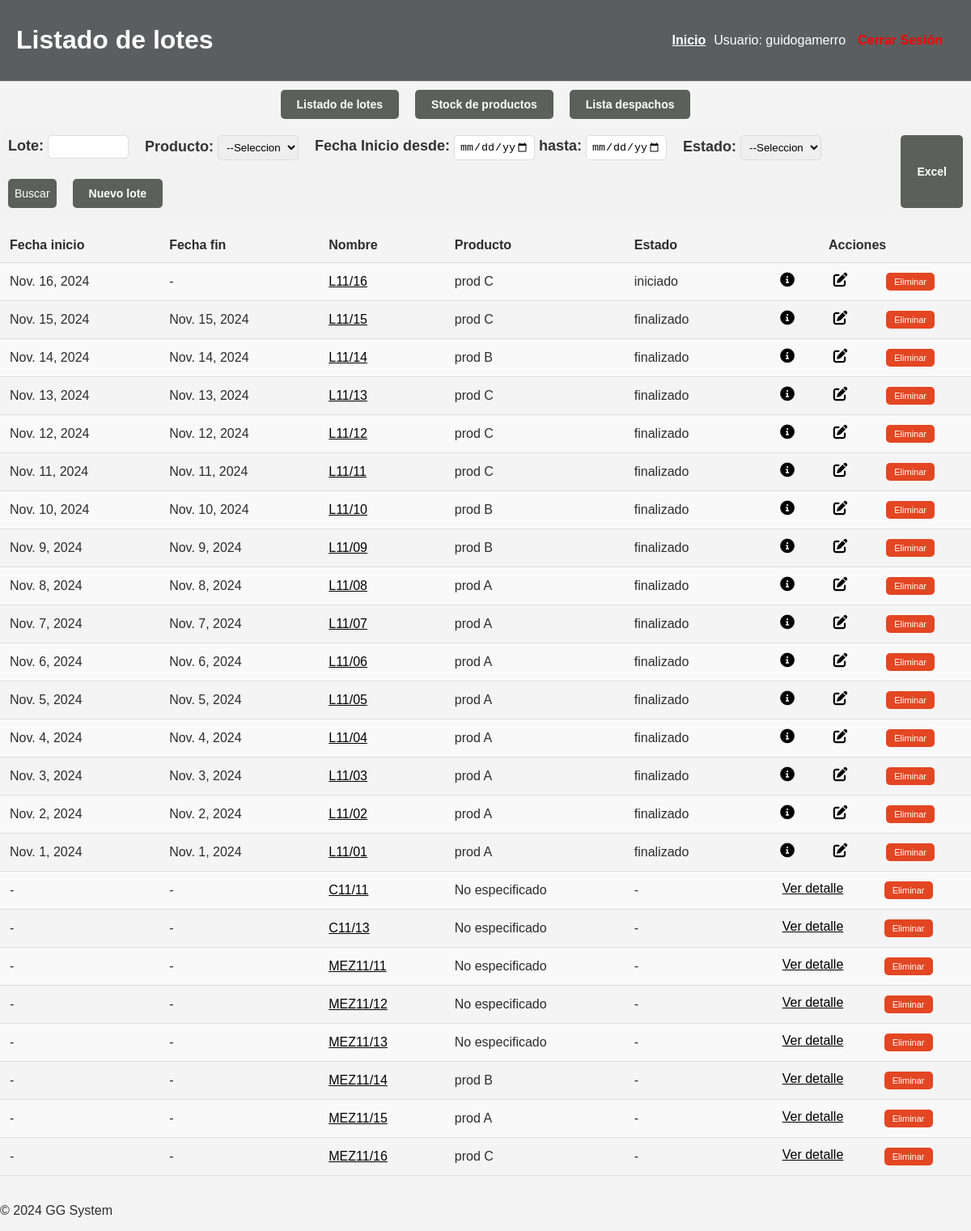
/gestion_lotes/ (signed in), run on the app's committed database.
### gestion_lotes/models.py (models this page shows, shortened)
class Lote(models.Model):
    nombre_lote = models.CharField(max_length=25, unique=True)
    fecha_inicio = models.DateField()
    etapa = models.CharField(max_length=25, default='-')
    estado = models.CharField(max_length=15, choices=[('iniciado','Iniciado'), ('finalizado', 'Finalizado')], default='Iniciado')
    producto = models.CharField(max_length=100, choices=[('prod A', 'Prod A'), ('prod B','Prod B'),('prod C','Prod C')], default="No especificado")
    tipo = models.CharField(max_length=20, choices=[('tipo 1', 'Tipo 1'), ('tipo 2', 'Tipo 2'), ('tipo 3', 'Tipo 3')], default=None)
    fecha_fin = models.DateField(null=True, blank=True)
    cantidad = models.DecimalField(max_digits=10, decimal_places=1, help_text="Cantidad en kg", null=True, blank=True)
    calidad1 = models.IntegerField(choices=[(i, i) for i in range(1, 11)], help_text="Calidad 1 (1-10)", null=True, blank=True, default=1)
    calidad2 = models.IntegerField(choices=[(i, i) for i in range(1, 11)], help_text="Calidad 2 (1-10)", null=True, blank=True, default=1)
    usado = models.BooleanField(default=False)
    tipo_lote = models.CharField(max_length=20, default='individual')
    STATE_CHOICES = [
        ('Activo', 'Activo'),
        ('Desactivado', 'Desactivado'),
    ]
    state = models.CharField(max_length=20, choices=STATE_CHOICES, default='Activo')
    stock = models.DecimalField(max_digits=10, decimal_places=1, null=True, blank=True, default=0)

class Mezcla(models.Model):
    nombre_mezcla = models.CharField(max_length=20, unique=True)
    cantidad_total = models.IntegerField()
    lotes = models.ManyToManyField('Lote', through='LoteEnMezcla')
    destino = models.CharField(max_length=100, blank=True, null=True)
    despachada = models.BooleanField(default=False)
    stock_restante = models.PositiveIntegerField(default=1)
    producto = models.CharField(max_length=100, default="No especificado", null=True)
    '''def save(self, *args, **kwargs):
        # Inicializar el stock restante con la cantidad total si es una nueva mezcla
        if not self.pk:
            self.stock_restante = self.cantidad_total
        super().save(*args, **kwargs)''' #ME GUSTA ESTA IDEA PERO NO ME ESTARIA FUNCIONANDO

### gestion_lotes/views.py (the view, shortened to what this page needs)
# urls.py: path('', views.lista_lotes, name='lista_lotes'),
def lista_lotes(request):
    form = LoteFiltroForm(request.GET or None)
    lotes = Lote.objects.all().order_by('-fecha_inicio')
    mezclas = Mezcla.objects.all().order_by('nombre_mezcla')
    lista_total = list(lotes) + list(mezclas)
    lista_total.sort(key=lambda x: getattr(x, 'fid', getattr(x, 'nombre_mezcla', '')))
    ctx = {'form': form, 'lista_total': lista_total}
    return render(request, 'gestion_lotes/lista_lotes.html', ctx)

### gestion_lotes/forms.py
class LoteFiltroForm(forms.Form):
    nombre_lote = forms.CharField(max_length=100, required=False, label='Nombre del lote')
    producto = forms.ChoiceField(choices=[('','Todos')] + Lote._meta.get_field('producto').choices, required=False, label='Producto')
    fecha_inicio = forms.DateField(label="Fecha de Inicio", widget=forms.DateInput(attrs={'type': 'date'}), required=False)
    estado = forms.ChoiceField(label='Estado', choices=[('', '---'), ('iniciado', 'Iniciado'), ('finalizado', 'Finalizado')], required=False)
    fecha_inicio_desde = forms.DateField(widget=forms.DateInput(attrs={'type': 'date', 'class': 'form-control'}), required=False, label='Fecha de inicio desde:')
    fecha_inicio_hasta= forms.DateField(widget=forms.DateInput(attrs={'type': 'date', 'class': 'form-control'}), required=False, label='Fecha de inicio hasta:')
    stock = forms.IntegerField(required=False)
    tipo_modelo = forms.ChoiceField(
        required=False,
        choices=[('todos', 'Todos'), ('lote', 'Lote'), ('mezcla', 'Mezcla')],
        label='Modelo'
    )

### gestion_lotes/templates/gestion_lotes/lista_lotes.html (shortened to what this page needs)
{% extends 'base.html' %}
{% block header %}
<h1>Listado de lotes</h1>
{% endblock %}
{% block content %}
<div class="conteiner-opc">
    <a href="{% url 'gestion_lotes:lista_lotes' %}" class="button-link-h">Listado de lotes</a>
    <a href="{% url 'gestion_lotes:stock_producto' %}" class="button-link-h">Stock de productos</a>
    <a href="{% url 'gestion_lotes:lista_despachos' %}" class="button-link-h">Lista despachos</a>
</div>
<div class="filters-next">
    <form method="GET" action="{% url 'gestion_lotes:lista_lotes' %}" class="filter-form">
        <div class="form-group">
            <label for="nombre_lote">Lote: <input type="text" name="nombre_lote" id="nombre_lote" class="form-control"></label>
        </div>
        <div class="form-group">
            <label for="producto">Producto:
                <select name="producto" id="producto" class="form-control">
                    <option value="">--Seleccionar Producto--</option>
                </select>
            </label>
        </div>
        <div class="form-group">
            <label for="fecha_inicio_desde">Fecha Inicio desde: {{ form.fecha_inicio_desde }} hasta: {{ form.fecha_inicio_hasta }}</label>
        </div>
        <div class="form-group">
            <label for="estado">Estado:
                <select name="estado" id="estado" class="form-control">
                    <option value="">--Seleccionar un estado--</option>
                </select>
            </label>
        </div>
        <button type="submit" class="filter-button">Buscar</button>
        <a href="{% url 'gestion_lotes:crear_lote' %}" class="button-link-h">Nuevo lote</a>
    </form>
    <form method="get" action="{% url 'gestion_lotes:exportar_excel' %}" class="filter-form">
        <button type="submit" class="button-link-h">Excel</button>
    </form>
</div>
<table class="lotes-table">
    <tr>
        <th>Fecha inicio</th>
        <th>Fecha fin</th>
        <th>Nombre</th>
        <th>Producto</th>
        <th>Estado</th>
        <th style="text-align: center;">Acciones</th>
    </tr>
    {% for item in lista_total %}
    <tr>
        {% if item.fecha_inicio %}
            <td>{{ item.fecha_inicio }}</td>
        {% else %}
            <td>-</td>
        {% endif %}
        {% if item.fecha_fin %}
            <td>{{ item.fecha_fin}}</td>
        {% else %}
            <td>-</td>
        {% endif %}
        {% if item.nombre_lote %}
            <td><a href="{% url 'gestion_lotes:detalle_lote' pk=item.pk %}">{{ item.nombre_lote }}</a></td>
        {% else %}
            <td><a href="{% url 'gestion_lotes:detalle_mezcla' pk=item.pk %}">{{ item.nombre_mezcla }}</a></td>
        {% endif %}
        <td>{{ item.producto }}</td>
        {% if item.estado %}
            <td>{{ item.estado }}</td>
        {% else %}
            <td>-</td>
        {% endif %}
        <td>
            <div class="actions">
                {% if item.nombre_lote %}
                    <a href="{% url 'gestion_lotes:detalle_lote' pk=item.pk %}" style="padding-right: 15px;" class="detalle-icono" title="Ver detalle del lote">
                        <i class="fas fa-info-circle"></i>
                    </a>
                    <a href="{% url 'gestion_lotes:editar_lote' item.pk %}" style="padding-right: 15px;" class="detalle-icono" title="Editar lote">
                        <i class="fas fa-edit"></i>
                    </a>
                {% else %}
                    <a href="{% url 'gestion_lotes:detalle_mezcla' pk=item.pk %}" style="padding-right: 15px;">Ver detalle</a>
                {% endif %}
                <form method="post" action="{% url 'gestion_lotes:eliminar_lote' item.id %}" onsubmit="return confirmDelete()">
                    <button type="submit" class="btn-delete">Eliminar</button>
                </form>
            </div>
        </td>
    </tr>
    {% empty %}
    <tr>
        <td colspan="3">No se encontraron lotes que coincidan con los filtros.</td>
    </tr>
    {% endfor %}
</table>
{% endblock %}

### gestion_lotes/templates/base.html (shortened to what this page needs)
{% load static %}
<!DOCTYPE html>
<html lang="es">
<head>
    <link rel="stylesheet" href="{% static 'css/estilo.css' %}">
    <link href="https://cdnjs.cloudflare.com/ajax/libs/font-awesome/6.0.0-beta3/css/all.min.css" rel="stylesheet">
</head>
<body>
    <header class="main-header">
        <div>
            {% block header %}
            {% endblock %}
        </div>
        <nav class="navbar">
            <a href="{% url 'home:pagina_inicial' %}">Inicio</a>
            <span class="user-info">
                Usuario: {{ user.username }}
            </span>
            <a href="{% url 'usuarios:logout' %}" class="btn btn-danger">Cerrar Sesión</a>
        </nav>
    </header>
    <main>
        {% block content %}
        {% endblock %}
    </main>
    <br>
    <footer>
        <p>&copy; 2024 GG System</p>
    </footer>
</body>
</html>

### gestion_lotes/static/css/estilo.css (style rules this page uses)
body { background-color: #f4f4f4; color: #2c2c2c; font-family: Arial, sans-serif; margin: 0; }
header { background-color: #333333; color: white; padding: 10px 20px; display: flex; justify-content: space-between; align-items: center; position: sticky; top: 0; z-index: 1000; }
header a { color: white; text-decoration: none; margin: 0 10px; font-weight: bold; }
button { font-size: 14px; padding: 10px 15px; border: none; border-radius: 5px; cursor: pointer; }
a { text-decoration: underline; }
.main-header { background-color: #5b5e5f; padding: 10px 20px; border-bottom: 1px solid #ddd; }
.navbar { display: flex; justify-content: space-between; align-items: center; }
.navbar .btn { margin: 0 5px; text-decoration: none; color: #333; }
.navbar .btn-danger { color: red; padding: 5px 10px; border-radius: 5px; }
nav a { text-decoration: underline; }
.filters-next { display: flex; }
.filter-button { padding: 4px 8px; background-color: #5b605b; color: white; border: none; border-radius: 5px; cursor: pointer; }
.lotes-table { width: 100%; border-collapse: collapse; margin-top: 10px; font-family: Arial, sans-serif; }
.lotes-table th, .lotes-table td { padding: 12px; text-align: left; border-bottom: 1px solid #ddd; }
.lotes-table tbody tr:nth-child(even) { background-color: #f9f9f9; }
.button-link-h { display: inline-block; padding: 10px 20px; font-size: 14px; font-weight: bold; color: #fff; background-color: #5b605b; text-align: center; text-decoration: none; border-radius: 5px; }
.conteiner-opc { display: flex; justify-content: center; align-items: center; }
.conteiner-opc a { margin: 10px; }
.filter-form { background-color: #f2f2f2; padding: 10px; border-radius: 8px; margin-bottom: 5px; display: flex; flex-wrap: wrap; gap: 20px; }
.filter-form .form-group { display: flex; flex-direction: column; align-items: center; margin-bottom: 0; }
.filter-form label { font-weight: bold; color: #333; margin-bottom: 3px; font-size: 18px; }
.filter-form .form-control { width: 100px; padding: 6px; border: 1px solid #ddd; border-radius: 5px; box-sizing: border-box; }
.actions { display: flex; justify-content: space-evenly; text-align: center; }
.actions .btn-delete { background-color: #e34622; color: white; padding: 5px 10px; border: none; border-radius: 5px; cursor: pointer; font-size: 11px; align-self: center; }
table.lotes-table td a { color: black; }
.detalle-icono i { font-size: 1.1rem; transition: color 0.3s; }

### data on the page
Lote: fecha_inicio "Nov. 16, 2024", nombre_lote "L11/16", producto "prod C", estado "iniciado"
Lote: fecha_inicio "Nov. 15, 2024", fecha_fin "Nov. 15, 2024", nombre_lote "L11/15", producto "prod C", estado "finalizado"
Lote: fecha_inicio "Nov. 14, 2024", fecha_fin "Nov. 14, 2024", nombre_lote "L11/14", producto "prod B", estado "finalizado"
Lote: fecha_inicio "Nov. 13, 2024", fecha_fin "Nov. 13, 2024", nombre_lote "L11/13", producto "prod C", estado "finalizado"
Lote: fecha_inicio "Nov. 12, 2024", fecha_fin "Nov. 12, 2024", nombre_lote "L11/12", producto "prod C", estado "finalizado"
Lote: fecha_inicio "Nov. 11, 2024", fecha_fin "Nov. 11, 2024", nombre_lote "L11/11", producto "prod C", estado "finalizado"
Lote: fecha_inicio "Nov. 10, 2024", fecha_fin "Nov. 10, 2024", nombre_lote "L11/10", producto "prod B", estado "finalizado"
Lote: fecha_inicio "Nov. 9, 2024", fecha_fin "Nov. 9, 2024", nombre_lote "L11/09", producto "prod B", estado "finalizado"
Lote: fecha_inicio "Nov. 8, 2024", fecha_fin "Nov. 8, 2024", nombre_lote "L11/08", producto "prod A", estado "finalizado"
Lote: fecha_inicio "Nov. 7, 2024", fecha_fin "Nov. 7, 2024", nombre_lote "L11/07", producto "prod A", estado "finalizado"
Lote: fecha_inicio "Nov. 6, 2024", fecha_fin "Nov. 6, 2024", nombre_lote "L11/06", producto "prod A", estado "finalizado"
Lote: fecha_inicio "Nov. 5, 2024", fecha_fin "Nov. 5, 2024", nombre_lote "L11/05", producto "prod A", estado "finalizado"
Lote: fecha_inicio "Nov. 4, 2024", fecha_fin "Nov. 4, 2024", nombre_lote "L11/04", producto "prod A", estado "finalizado"
Lote: fecha_inicio "Nov. 3, 2024", fecha_fin "Nov. 3, 2024", nombre_lote "L11/03", producto "prod A", estado "finalizado"
Lote: fecha_inicio "Nov. 2, 2024", fecha_fin "Nov. 2, 2024", nombre_lote "L11/02", producto "prod A", estado "finalizado"
Lote: fecha_inicio "Nov. 1, 2024", fecha_fin "Nov. 1, 2024", nombre_lote "L11/01", producto "prod A", estado "finalizado"
Mezcla: nombre_mezcla "C11/11", producto "No especificado", shows "Ver detalle"
Mezcla: nombre_mezcla "C11/13", producto "No especificado", shows "Ver detalle"
Mezcla: nombre_mezcla "MEZ11/11", producto "No especificado", shows "Ver detalle"
Mezcla: nombre_mezcla "MEZ11/12", producto "No especificado", shows "Ver detalle"
Mezcla: nombre_mezcla "MEZ11/13", producto "No especificado", shows "Ver detalle"
Mezcla: nombre_mezcla "MEZ11/14", producto "prod B", shows "Ver detalle"
Mezcla: nombre_mezcla "MEZ11/15", producto "prod A", shows "Ver detalle"
Mezcla: nombre_mezcla "MEZ11/16", producto "prod C", shows "Ver detalle"

### other printed values
{{ user.username }} "guidogamerro"
